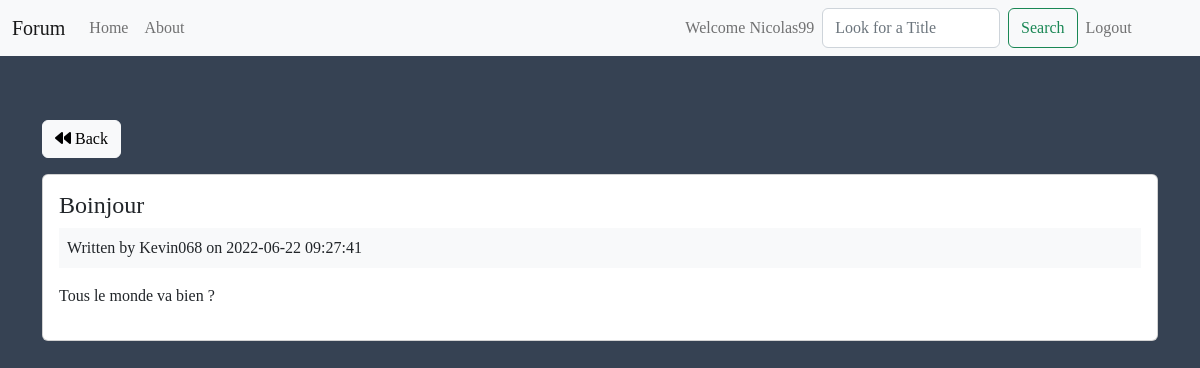
The app's page /posts/show/10 (signed in) with its own data.
### tables this page shows
CREATE TABLE IF NOT EXISTS `posts` (
  `id` int(11) NOT NULL AUTO_INCREMENT,
  `user_id` int(11) DEFAULT NULL,
  `title` varchar(255) NOT NULL DEFAULT '0',
  `body` text,
  `created_at` datetime DEFAULT CURRENT_TIMESTAMP,
  PRIMARY KEY (`id`)
);

CREATE TABLE IF NOT EXISTS `users` (
  `id` int(11) NOT NULL AUTO_INCREMENT,
  `name` varchar(255) DEFAULT NULL,
  `email` varchar(255) DEFAULT NULL,
  `password` varchar(255) DEFAULT NULL,
  `created_at` datetime DEFAULT CURRENT_TIMESTAMP,
  PRIMARY KEY (`id`)
);

### app/controllers/Posts.php (called while the page is built, shortened)
<?php
class Posts extends Controller
{
    public function __construct()
    {
        $this->postModel = $this->model('Post');
        $this->userModel = $this->model('User');
    }
    public function show($id)
    {
        $post = $this->postModel->getPostById($id);
        $user = $this->userModel->getUserById($post->user_id);
        $data = [
          'post' => $post,
          'user' => $user
        ];
        $this->view('posts/show', $data);
    }
}

### app/libraries/Core.php (called while the page is built, shortened)
<?php
class core
{
    protected $currentMethod = 'index';
    public function __construct()
    {
        $url = (empty($this->getUrl())) ? ['users','login'] : $this->getUrl();
        if (file_exists('../app/controllers/'.ucwords($url[0]).'.php')) {
            unset($url[0]);
        }
        $this->currentController = new $this->currentController;
        if (isset($url[1])) {
            if (method_exists($this->currentController, $url[1])) {
                $this->currentMethod = $url[1];
                unset($url[1]);
            }
        }
        $this->params = $url ? array_values($url) :[];
        call_user_func_array([$this->currentController, $this->currentMethod], $this->params);
    }
    public function getUrl()
    {
        if (isset($_GET['url'])) {
            $url = rtrim($_GET['url'], '/');
            $url = filter_var($url, FILTER_SANITIZE_URL);
            $url = explode('/', $url);
            return $url;
        }
    }
}

### public/index.php (called while the page is built, shortened)
<?php
$init = new Core;

### app/libraries/Database.php (called while the page is built, shortened)
<?php
class Database
{
     private $host = DB_HOST;
     private $user = DB_USER;
     private $password = DB_PASSWORD;
     private $dbname = DB_NAME;
     private $dbh;
     private $stmt;
    public function __construct()
    {
        $dsn = 'mysql:host=' . $this->host. ';dbname=' . $this->dbname;
        $options = array(
            PDO::MYSQL_ATTR_INIT_COMMAND => "SET NAMES 'utf8'",
            PDO::ATTR_PERSISTENT => true,
            PDO::ATTR_ERRMODE => PDO::ERRMODE_EXCEPTION
        );
        try{
            $this->dbh = new PDO($dsn, $this->user, $this->password, $options);
        } catch (PDOException $e){
            $this->error = $e->getMessage();
            echo $this->error;
        }
    }
    public function query($sql)
    {
        $this->stmt = $this->dbh->prepare($sql);
    }
    public function bind($param, $value, $type = null)
    {
        if (is_null($type)) {
            switch(true) {
            default:
                $type = PDO::PARAM_STR;
            }
        }
        $this->stmt->bindValue($param, $value, $type);
    }
    public function execute()
    {
        return $this->stmt->execute();
    }
    public function single()
    {
        $this->execute();
        return $this->stmt->fetch(PDO::FETCH_OBJ);
    }
}

### app/models/Post.php (called while the page is built, shortened)
<?php
class Post
{
    private $db;
    public function __construct()
    {
        $this->db = new Database;
    }
    public function getPostById($id)
    {
        $this->db->query('SELECT * FROM posts WHERE id = :id');
        $this->db->bind(':id', $id);
        $row = $this->db->single();
        return $row;
    }
}

### app/models/User.php (called while the page is built, shortened)
<?php
class User
{
    private $db;
    public function __construct()
    {
        $this->db = new Database;
    }
    public function getUserById($id)
    {
        $this->db->query('SELECT * FROM users WHERE id = :id');
        $this->db->bind(':id', $id);
        $row = $this->db->single();
        return $row;
    }
}

### app/views/posts/show.php (the view, shortened to what this page needs)
<?php require APPROOT . '/views/inc/header.php'; ?>
<a  href="<?php echo URLROOT; ?>/posts" class="btn btn-light mt-3"><i class="fa fa-backward"></i> Back</a>
<br>
<div class="card card-body  mt-3 mb-3">
    <h4 class="card-title"><?php echo $data['post']->title; ?></h4>
    <div class="bg-light p-2 mb-3">
        Written by <?php echo $data['user']->name; ?> on <?php echo $data['post']->created_at; ?>
    </div>
    <p><?php echo $data['post']->body;?></p>
</div>
<?php require APPROOT . '/views/inc/footer.php'; ?>

### public/css/style.css (style rules this page uses)
* { font-family: 'Stoke', serif; }
body { background-color: #364253; }

### records on screen
posts: title "Boinjour", created_at "2022-06-22 09:27:41", body "Tous le monde va bien ?"
users: name "Kevin068"

### other values on screen
SITENAME "Forum"
$_SESSION['user_name'] "Nicolas99"
